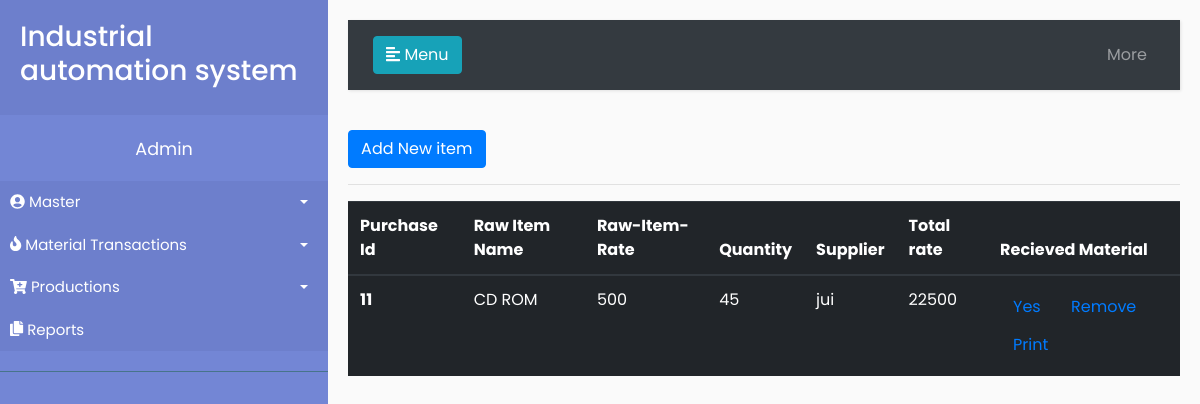
/material-transaction/purchase-order/list, run on an earlier commit of the app's database.
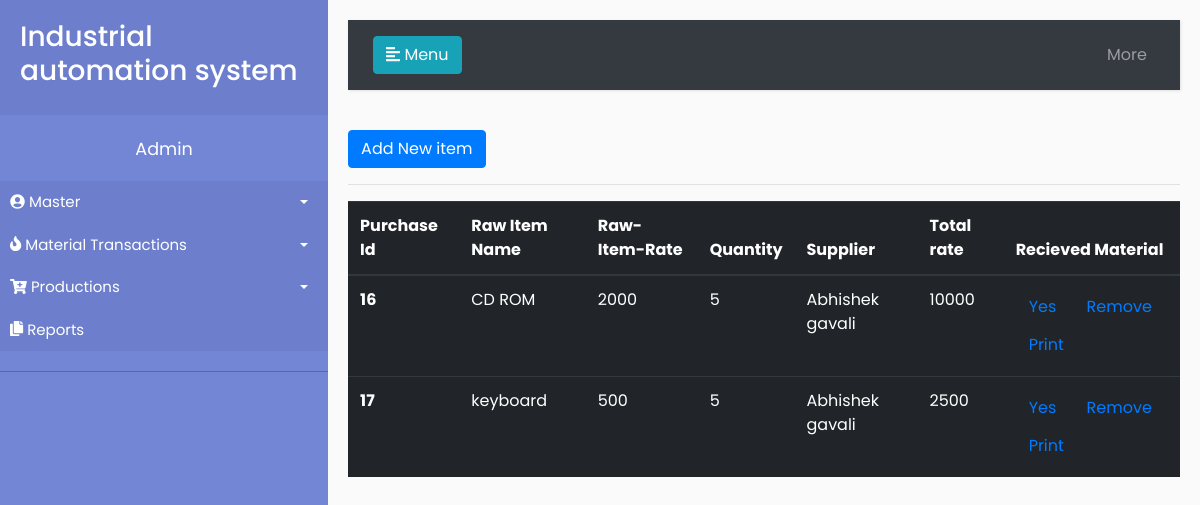
And on a later commit of the database.
### material_transaction/models.py (models this page shows, shortened)
class Purchase(models.Model):
	rawitem=models.ForeignKey(Rawitem, on_delete=models.CASCADE)
	quantity=models.PositiveIntegerField(blank=True)
	date=models.DateTimeField(default=timezone.now)
	supplier=models.ForeignKey(Supplier, on_delete=models.CASCADE)
	total=models.PositiveIntegerField(editable=False)
	receives=models.BooleanField(default=False)
	counts=models.PositiveIntegerField(null=True, blank=True)
	sgst=models.FloatField(null=True, blank=True, editable=False)
	grand_total=models.PositiveIntegerField(editable=False)

class Rawitem(models.Model):
	itemcode = models.CharField(max_length=50)
	item_name = models.CharField(max_length=10)
	rate = models.PositiveIntegerField(blank=True)
	description = models.TextField()
	created_date = models.DateTimeField(default=timezone.now)
	def __str__(self):
		return self.item_name

### master/models.py (models this page shows)
class Supplier(models.Model):
	name = models.CharField(max_length=50)
	contact = models.PositiveIntegerField(max_length=10)
	email_id = models.EmailField(max_length=254, blank=True)
	address = models.TextField()
	created_date = models.DateTimeField(default=timezone.now)
	def __str__(self):
		return self.name

### material_transaction/views.py (the view)
# urls.py: path('purchase-order/list', views.purchase_order_list, name='purchase_order'),
def purchase_order_list(request):
	orderlist=Purchase.objects.filter(receives = False).order_by('date')
	return render(request,'material/purchase_order_list.html',{'orderlist':orderlist})

### material_transaction/templates/material/purchase_order_list.html
{% extends 'base.html' %}
{% block content %}
<a class="btn btn-primary" href="{% url 'purchase' %}" role="button">Add New item</a> <hr/>
<table class="table table-dark">
  <thead>
    <tr>
      <th scope="col">Purchase Id</th>
      <th scope="col">Raw Item Name</th>
      <th scope="col">Raw-Item-Rate</th>
      <th scope="col">Quantity</th>
      <th scope="col">Supplier</th>
       <th scope="col"> Total rate </th>
       <th scope="col"> Recieved Material </th>
    </tr>
  </thead>
  <tbody>
{% for detail in orderlist %}
    <tr>
      <th scope="row"> {{ detail.id }}</th>
      <td>{{ detail.rawitem }}</td>
      <td>{{ detail.rawitem.rate }}</td>
      <td>{{ detail.quantity }}</td>
      <td>{{ detail.supplier }}</td>
      <td>{{ detail.total }}</td>
      <td><a class="btn btn-link" href="{% url 'material_received' detail.id %}"> Yes </a>
      <a class="btn btn-link confirm-delete" href="{% url 'deleterawitem' pk=detail.pk %}"> Remove </a>
       <a class="btn btn-link" href="{% url 'purchase_bill' pk=detail.pk %}"> Print </a>  </td>
    </tr>
    {% endfor %}
  </tbody>
</table>
{% endblock %}

What changed in the data, as far as the page shows it:
removed Purchase: id "11", rawitem "CD ROM", rawitem.rate "500", quantity "45", supplier "jui", total "22500"
added Purchase: id "16", rawitem "CD ROM", rawitem.rate "2000", quantity "5", supplier "Abhishek gavali", total "10000"
added Purchase: id "17", rawitem "keyboard", rawitem.rate "500", quantity "5", supplier "Abhishek gavali", total "2500"
